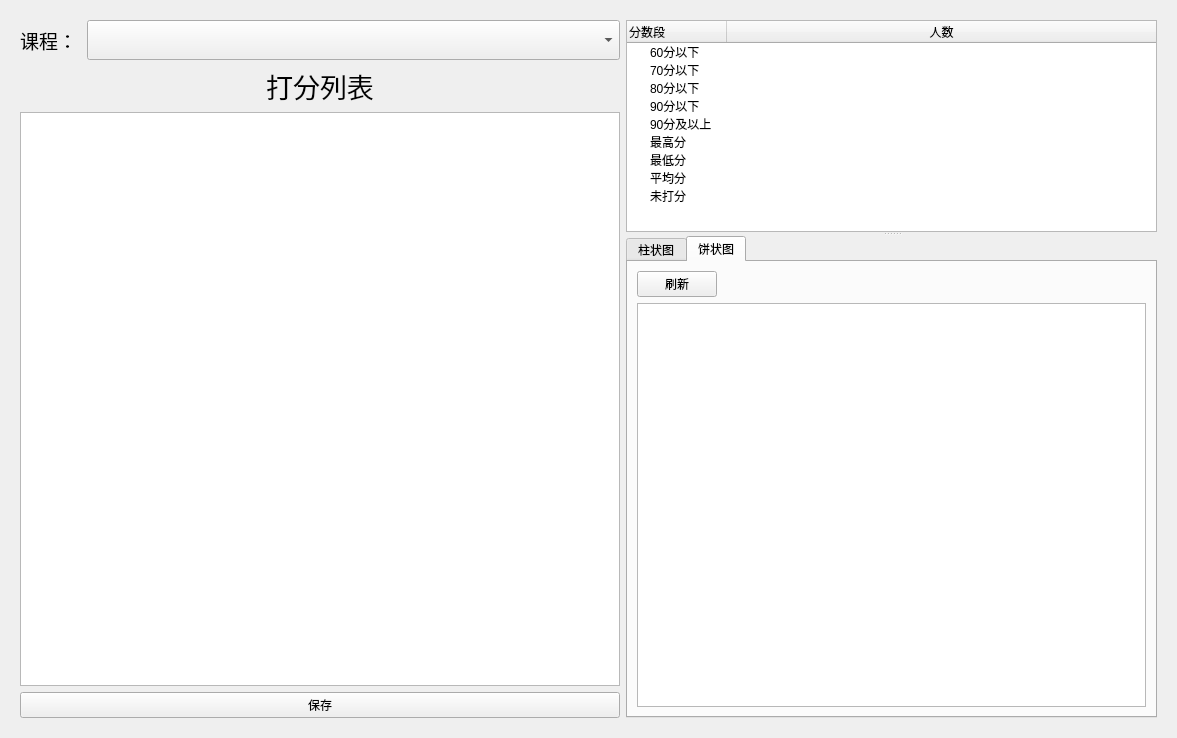
<?xml version="1.0" encoding="UTF-8"?>
<ui version="4.0">
 <class>ScoreForm</class>
 <widget class="QWidget" name="ScoreForm">
  <property name="geometry">
   <rect>
    <x>0</x>
    <y>0</y>
    <width>1177</width>
    <height>738</height>
   </rect>
  </property>
  <property name="windowTitle">
   <string>成绩窗口</string>
  </property>
  <layout class="QGridLayout" name="gridLayout_3">
   <item row="0" column="0">
    <widget class="QStackedWidget" name="stackedWidget">
     <property name="currentIndex">
      <number>1</number>
     </property>
     <widget class="QWidget" name="student">
      <layout class="QGridLayout" name="gridLayout">
       <item row="0" column="0">
        <widget class="QGroupBox" name="groupBox">
         <property name="title">
          <string>成绩查询</string>
         </property>
         <layout class="QHBoxLayout" name="horizontalLayout">
          <item>
           <widget class="QCheckBox" name="cbxAll">
            <property name="text">
             <string>全部</string>
            </property>
           </widget>
          </item>
          <item>
           <widget class="QCheckBox" name="cbxAllMust">
            <property name="text">
             <string>公必</string>
            </property>
           </widget>
          </item>
          <item>
           <widget class="QCheckBox" name="cbxAllChoose">
            <property name="text">
             <string>公选</string>
            </property>
           </widget>
          </item>
          <item>
           <widget class="QCheckBox" name="cbxMyMust">
            <property name="text">
             <string>专必</string>
            </property>
           </widget>
          </item>
          <item>
           <widget class="QCheckBox" name="cbxMyChoose">
            <property name="text">
             <string>专选</string>
            </property>
           </widget>
          </item>
         </layout>
        </widget>
       </item>
       <item row="1" column="0">
        <widget class="QTableView" name="myScoreTableView">
         <property name="minimumSize">
          <size>
           <width>0</width>
           <height>0</height>
          </size>
         </property>
         <property name="maximumSize">
          <size>
           <width>16777215</width>
           <height>311</height>
          </size>
         </property>
        </widget>
       </item>
       <item row="2" column="0">
        <widget class="QTabWidget" name="studentTabWidget">
         <property name="minimumSize">
          <size>
           <width>0</width>
           <height>0</height>
          </size>
         </property>
         <property name="currentIndex">
          <number>1</number>
         </property>
         <widget class="QWidget" name="tab_3">
          <attribute name="title">
           <string>柱状图</string>
          </attribute>
          <layout class="QGridLayout" name="gridLayout_6">
           <item row="0" column="0" colspan="2">
            <widget class="QChartView" name="studentBarChartView"/>
           </item>
          </layout>
         </widget>
         <widget class="QWidget" name="tab_4">
          <attribute name="title">
           <string>饼状图</string>
          </attribute>
          <layout class="QGridLayout" name="gridLayout_7">
           <item row="0" column="0" colspan="2">
            <widget class="QChartView" name="studentPieChartView"/>
           </item>
          </layout>
         </widget>
        </widget>
       </item>
      </layout>
     </widget>
     <widget class="QWidget" name="teacher">
      <layout class="QGridLayout" name="gridLayout_5">
       <item row="0" column="0">
        <layout class="QVBoxLayout" name="verticalLayout">
         <item>
          <layout class="QHBoxLayout" name="horizontalLayout_3">
           <item>
            <widget class="QLabel" name="label">
             <property name="minimumSize">
              <size>
               <width>61</width>
               <height>0</height>
              </size>
             </property>
             <property name="maximumSize">
              <size>
               <width>61</width>
               <height>16777215</height>
              </size>
             </property>
             <property name="font">
              <font>
               <family>Agency FB</family>
               <pointsize>14</pointsize>
              </font>
             </property>
             <property name="text">
              <string>课程：</string>
             </property>
            </widget>
           </item>
           <item>
            <widget class="QComboBox" name="comboBox">
             <property name="minimumSize">
              <size>
               <width>0</width>
               <height>40</height>
              </size>
             </property>
             <property name="styleSheet">
              <string notr="true">font: 12pt &quot;Agency FB&quot;;</string>
             </property>
            </widget>
           </item>
          </layout>
         </item>
         <item>
          <widget class="QLabel" name="label_2">
           <property name="font">
            <font>
             <family>Arial</family>
             <pointsize>20</pointsize>
            </font>
           </property>
           <property name="text">
            <string>打分列表</string>
           </property>
           <property name="textFormat">
            <enum>Qt::AutoText</enum>
           </property>
           <property name="scaledContents">
            <bool>false</bool>
           </property>
           <property name="alignment">
            <set>Qt::AlignCenter</set>
           </property>
           <property name="margin">
            <number>5</number>
           </property>
          </widget>
         </item>
         <item>
          <widget class="QTableView" name="studentTableView">
           <property name="maximumSize">
            <size>
             <width>600</width>
             <height>16777215</height>
            </size>
           </property>
          </widget>
         </item>
         <item>
          <widget class="QPushButton" name="ptbSave">
           <property name="text">
            <string>保存</string>
           </property>
          </widget>
         </item>
        </layout>
       </item>
       <item row="0" column="1">
        <widget class="QSplitter" name="splitter_2">
         <property name="orientation">
          <enum>Qt::Vertical</enum>
         </property>
         <widget class="QTreeWidget" name="scoreSituationTree">
          <property name="minimumSize">
           <size>
            <width>0</width>
            <height>0</height>
           </size>
          </property>
          <property name="maximumSize">
           <size>
            <width>16777215</width>
            <height>212</height>
           </size>
          </property>
          <column>
           <property name="text">
            <string>分数段</string>
           </property>
          </column>
          <column>
           <property name="text">
            <string>人数</string>
           </property>
           <property name="textAlignment">
            <set>AlignCenter</set>
           </property>
          </column>
          <item>
           <property name="text">
            <string>60分以下</string>
           </property>
          </item>
          <item>
           <property name="text">
            <string>70分以下</string>
           </property>
          </item>
          <item>
           <property name="text">
            <string>80分以下</string>
           </property>
          </item>
          <item>
           <property name="text">
            <string>90分以下</string>
           </property>
          </item>
          <item>
           <property name="text">
            <string>90分及以上</string>
           </property>
          </item>
          <item>
           <property name="text">
            <string>最高分</string>
           </property>
          </item>
          <item>
           <property name="text">
            <string>最低分</string>
           </property>
          </item>
          <item>
           <property name="text">
            <string>平均分</string>
           </property>
          </item>
          <item>
           <property name="text">
            <string>未打分</string>
           </property>
          </item>
         </widget>
         <widget class="QTabWidget" name="tabWidget">
          <property name="minimumSize">
           <size>
            <width>0</width>
            <height>0</height>
           </size>
          </property>
          <property name="currentIndex">
           <number>1</number>
          </property>
          <widget class="QWidget" name="tab">
           <attribute name="title">
            <string>柱状图</string>
           </attribute>
           <layout class="QGridLayout" name="gridLayout_2">
            <item row="0" column="0">
             <widget class="QPushButton" name="pbtBarNew">
              <property name="text">
               <string>刷新</string>
              </property>
             </widget>
            </item>
            <item row="0" column="1">
             <spacer name="horizontalSpacer_2">
              <property name="orientation">
               <enum>Qt::Horizontal</enum>
              </property>
              <property name="sizeHint" stdset="0">
               <size>
                <width>358</width>
                <height>20</height>
               </size>
              </property>
             </spacer>
            </item>
            <item row="1" column="0" colspan="2">
             <widget class="QChartView" name="teacherBarView"/>
            </item>
           </layout>
          </widget>
          <widget class="QWidget" name="tab_2">
           <attribute name="title">
            <string>饼状图</string>
           </attribute>
           <layout class="QGridLayout" name="gridLayout_4">
            <item row="0" column="0">
             <widget class="QPushButton" name="pbtPieNew">
              <property name="text">
               <string>刷新</string>
              </property>
             </widget>
            </item>
            <item row="0" column="1">
             <spacer name="horizontalSpacer_3">
              <property name="orientation">
               <enum>Qt::Horizontal</enum>
              </property>
              <property name="sizeHint" stdset="0">
               <size>
                <width>358</width>
                <height>20</height>
               </size>
              </property>
             </spacer>
            </item>
            <item row="1" column="0" colspan="2">
             <widget class="QChartView" name="teacherPieView"/>
            </item>
           </layout>
          </widget>
         </widget>
        </widget>
       </item>
      </layout>
     </widget>
    </widget>
   </item>
  </layout>
 </widget>
 <customwidgets>
  <customwidget>
   <class>QChartView</class>
   <extends>QGraphicsView</extends>
   <header location="global">qchartview.h</header>
  </customwidget>
 </customwidgets>
 <resources/>
 <connections/>
</ui>
